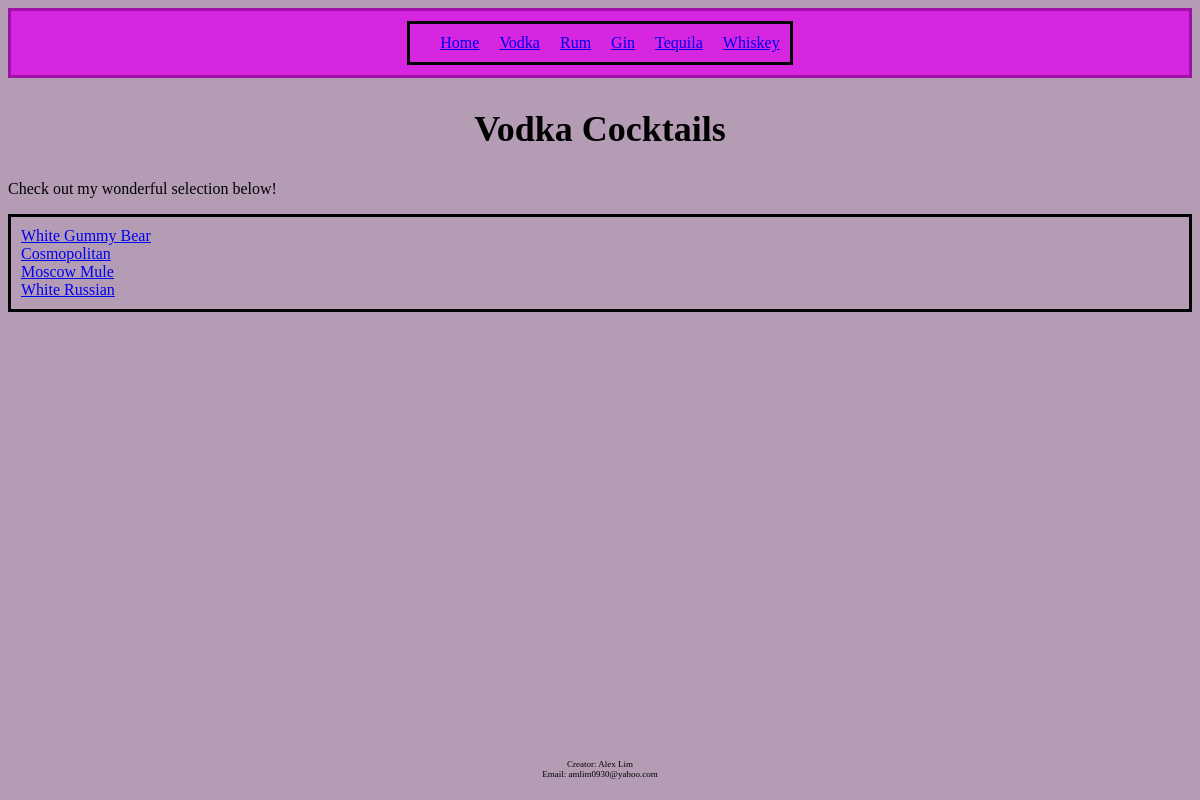
The page /vodka/ on the database its author committed.
### cocktail_book/models.py (models this page shows)
class Vodka(models.Model):
    name = models.CharField(max_length=200)
    ingredients = models.TextField()
    instructions = models.TextField()
    notes = models.TextField()
    image = models.ImageField(upload_to='media/img/', default='')
    background = models.TextField(max_length='2000', default='')

### cocktail_book/views.py (the view)
# urls.py: path('vodka/', views.vodka_all, name='vodka_all'),
def vodka_all(request):
    vodka_list = Vodka.objects.all().values()
    template = loader.get_template('vodka.html')
    context = {
        'vodka_list': vodka_list,
    }
    return HttpResponse(template.render(context, request))

### cocktail_book/templates/vodka.html
{% extends 'base.html' %}
{% load static %}
{% block content %}
<section>
    <h1>Vodka Cocktails </h1>
    <main>
        Check out my wonderful selection below!
    </main>
    <ul>
        {% for v in vodka_list %}
            <li>
                <a href="{% url 'vodka_display' v.id %}">{{v.name}}</a>
            </li>
        {% endfor %}
    </ul>
</section>
{% endblock %}

### cocktail_book/productionfiles/style.css (style rules this page uses)
body { background-color: #b49cb5; font-family: Zapf Chancery, cursive; }
ul { border: solid black; padding: 10px; list-style-type: none; }
h1 { font-family: florence, cursive; font-size: 36px; font-weight:bold; color:black; text-align: center; }

### rows shown on the page
Vodka: name "White Gummy Bear"
Vodka: name "Cosmopolitan"
Vodka: name "Moscow Mule"
Vodka: name "White Russian"
